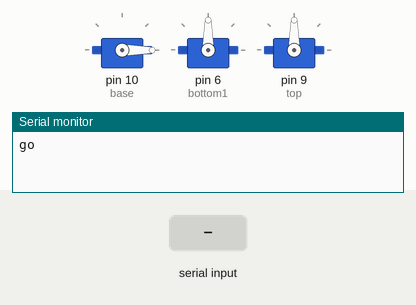
This sketch was run on a simulated Arduino Uno, built with avr-gcc and run on an emulated ATmega328P. On the bench: 3 × servo, the last lines printed to the serial monitor. Inputs (shaded band) come from the test bench.

Above: at 2.2 s.
2.3 s: "1\n" received over Serial
At 3.5 s:
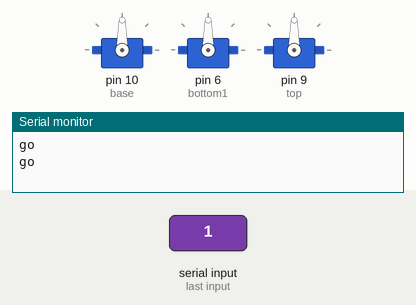
3.8 s: byte 10 ('\n') received over Serial
At 4.7 s:
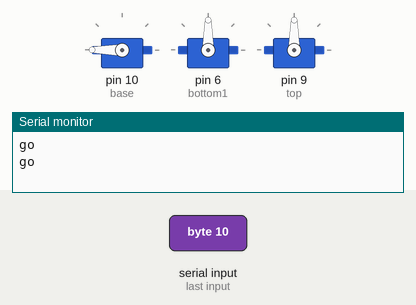
5.3 s: byte 13 ('\r') received over Serial
At 5.8 s:
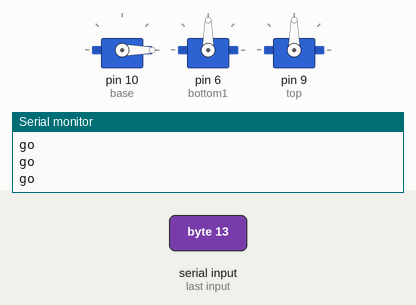
Timing chart, 0 to 8.3 s (numbered marks = the images above; inputs shaded):
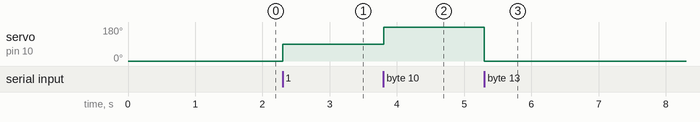

Measured:
- after the input at 2.3 s, servo on pin 10 (base): 0° → 90° at once
- after the input at 3.8 s, servo on pin 10 (base): 90° → 180° at once
- after the input at 5.3 s, servo on pin 10 (base): 180° → 0° at once

The sketch:

capture_images.ino
```cpp
#include <Servo.h>

Servo base;
Servo bottom1;
Servo bottom2;
Servo top;

void setup() {
  Serial.begin(9600);

  base.attach(10);
  bottom1.attach(6);
  // bottom2.attach(11);
  top.attach(9);
  base.write(0);
  bottom1.write(90);
  // bottom2.write(90);
  top.write(90);
  delay(1000);
}

void checker() {
  while (true) {
    if (Serial.available() > 0) {
      char c = Serial.read();
      if (c == '\n' || c == '\r') {
        // Wait until buffer is empty
        while (Serial.available() > 0) Serial.read();
        break;
      }
    }
  }
}

void loop() {
  base.write(0);
  delay(1000);
  Serial.println("go");
  checker();
  base.write(90);
  delay(1000);
  Serial.println("go");
  checker();
  base.write(180);
  delay(1000);
  Serial.println("go");
  checker();
  base.write(0);
  delay(1000);
  for(int i = 500; i <= 2500; i++){
    base.writeMicroseconds(i);
    delay(1);
    Serial.println(i);
    Serial.println("go");
    checker();
  }
  Serial.println("done");
  delay(100000);
}
```
